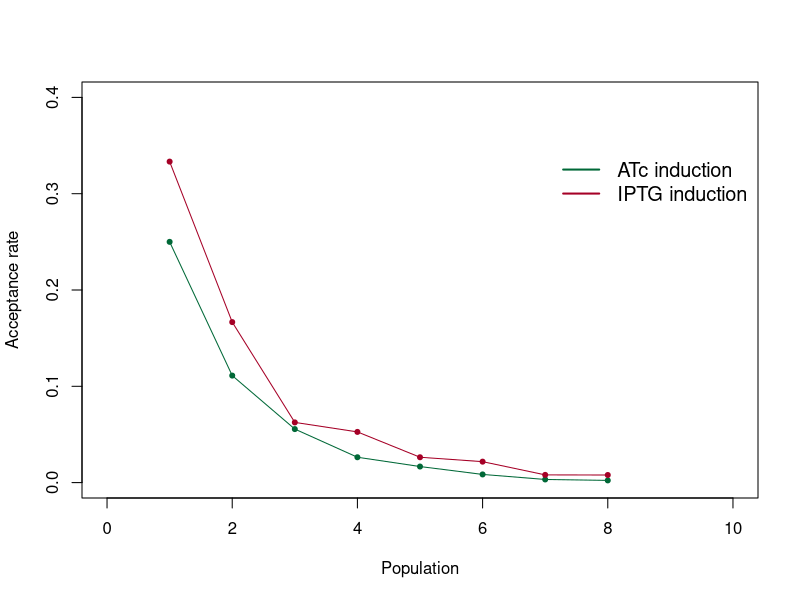

This figure's R source:



ATc_accept <- c(0.25, 0.111111111111, 0.0555555555556, 0.0263157894737, 0.0166666666667, 0.00847457627119, 0.00325732899023, 0.00227790432802)
IPTG_accept <-c(0.333333333333, 0.166666666667, 0.0625, 0.0526315789474, 0.0263157894737, 0.0217391304348, 0.008, 0.00787401574803)
population_Atc <-c(1,2,3,4,5,6,7,8)
population_iptg <-c(1,2,3,4,5,6,7,8)






plot(population_Atc, ATc_accept, xlim=c(0,10), ylim=c(0,0.4),col='#006837', pch=20, xlab='Population', ylab='Acceptance rate')
lines(population_Atc, ATc_accept,col='#006837')
points(population_iptg, IPTG_accept, xlim=c(0,10), ylim=c(0,0.4), col='#a50026', pch=20)
lines(population_iptg, IPTG_accept, col='#a50026')
legend(7, 0.35, legend=c("ATc induction", "IPTG induction"),
       col=c('#006837', "#a50026"), lwd=2, cex=1.2,  box.lty=0)

#abline(h=10, lty=5)
#text(1,12,"Epsilon = 10")
